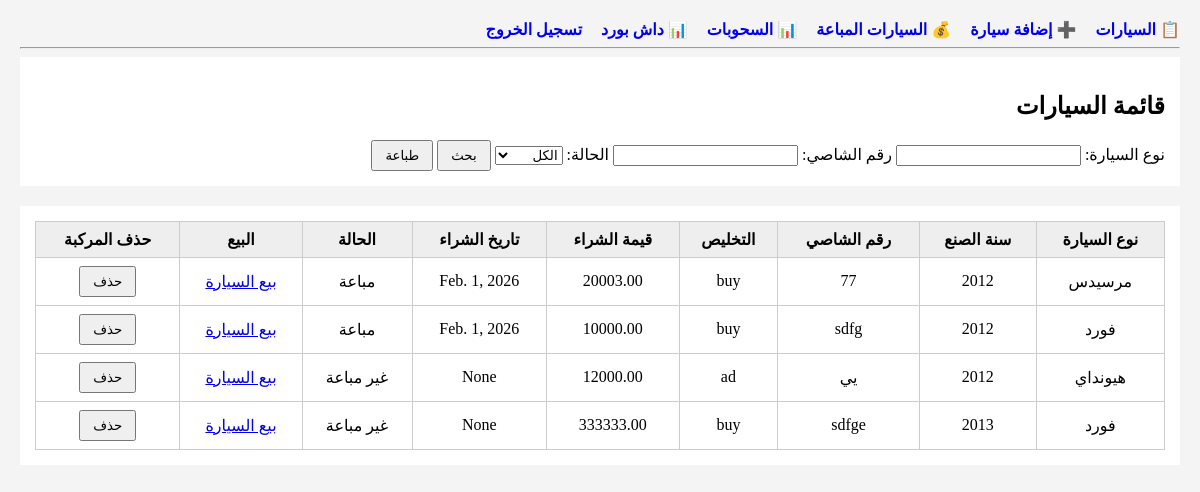
Page /car_list on the committed database.
### main/models.py (models this page shows, shortened)
class Car(models.Model):
    name = models.CharField(max_length=100)
    year = models.PositiveIntegerField()
    chassis_number = models.CharField(max_length=100, unique=True)
    purchase_date = models.DateField()
    purchase_price = models.DecimalField(max_digits=10, decimal_places=2)
    sale_date = models.DateField(null=True, blank=True)
    sale_price = models.DecimalField(max_digits=10, decimal_places=2, null=True, blank=True)
    status = models.CharField(
        max_length=10,
        choices=[('unsold', 'غير مباعة'), ('sold', 'مباعة')],
        default='unsold'
      )
    CLEARANCE_CHOICES = models.CharField(
       max_length=10,
       choices=[('buy', 'شراء'),('ad', 'اعلان')],
        default='buy'
       )
    partial_profit = models.DecimalField(max_digits=10, decimal_places=2, default=0)
    created_at = models.DateTimeField(auto_now_add=True)

### main/views.py (the view)
# urls.py: path('car_list', views.car_list, name='car_list'),
def car_list(request):
    cars = Car.objects.all()
    name = request.GET.get('name')
    chassis = request.GET.get('chassis')
    status = request.GET.get('status')
    if name:
        cars = cars.filter(name__icontains=name)
    if chassis:
        cars = cars.filter(chassis_number__icontains=chassis)
    if status in ['sold', 'unsold']:
        cars = cars.filter(status=status)
    return render(request, 'main/car_list.html', {'cars': cars})

### templates/main/car_list.html (shortened to what this page needs)
{% extends 'main/base.html' %}
{% block content %}
<div class="box">
    <h2>قائمة السيارات</h2>
    <form method="get">
        نوع السيارة:
        <input type="text" name="car_type">
        رقم الشاصي:
        <input type="text" name="chassis">
        الحالة:
        <select name="status">
            <option value="">الكل</option>
        </select>
        <button type="submit">بحث</button>
        <button onclick="printRow(this)">طباعة</button>
    </form>
</div>
<div class="box">
    <table>
        <tr>
            <th>نوع السيارة</th>
            <th>سنة الصنع</th>
            <th>رقم الشاصي</th>
            <th> التخليص</th>
            <th>قيمة الشراء</th>
            <th>تاريخ الشراء</th>
            <th>الحالة</th>
            <th>البيع</th>
            <th>حذف المركبة</th>
        </tr>
        {% for car in cars %}
        <tr>
            <td>{{ car.name }}</td>
            <td>{{ car.year }}</td>
            <td>{{ car.chassis_number }}</td>
            <td>{{car.CLEARANCE_CHOICES}}</td>
            <td>{{ car.purchase_price }}</td>
            <td>{{ car.sale_date }}</td>
            <td>{{ car.get_status_display }}</td>
            <td> <a href="{% url 'sell_car' car.id %}">بيع السيارة</a></td>
             <td><form action="{% url 'delete_car' car.id %}" method="post" style="display: block;">
             <button type="submit" onclick="return confirm('هل أنت متأكد من حذف السيارة؟')">
                         حذف
             </button></td>
        </tr>
        {% empty %}
        <tr>
            <td colspan="5">لا توجد بيانات</td>
        </tr>
        {% endfor %}
    </table>
</div>
{% endblock %}

### templates/main/base.html (style rules this page uses)
body { font-family: Tahoma; background: #f4f4f4; margin: 20px; }
table { width: 100%; border-collapse: collapse; background: white; }
th, td { border: 1px solid #ccc; padding: 8px; text-align: center; }
th { background: #eee; }
.box { background: white; padding: 15px; margin-bottom: 20px; }
button { padding: 6px 12px; }

### rows in the picture
Car: name "مرسيدس", year "2012", chassis_number "77", CLEARANCE_CHOICES "buy", purchase_price "20003.00", sale_date "Feb. 1, 2026", status "مباعة"
Car: name "فورد", year "2012", chassis_number "sdfg", CLEARANCE_CHOICES "buy", purchase_price "10000.00", sale_date "Feb. 1, 2026", status "مباعة"
Car: name "هيونداي", year "2012", chassis_number "يي", CLEARANCE_CHOICES "ad", purchase_price "12000.00", sale_date "None", status "غير مباعة"
Car: name "فورد", year "2013", chassis_number "sdfge", CLEARANCE_CHOICES "buy", purchase_price "333333.00", sale_date "None", status "غير مباعة"
